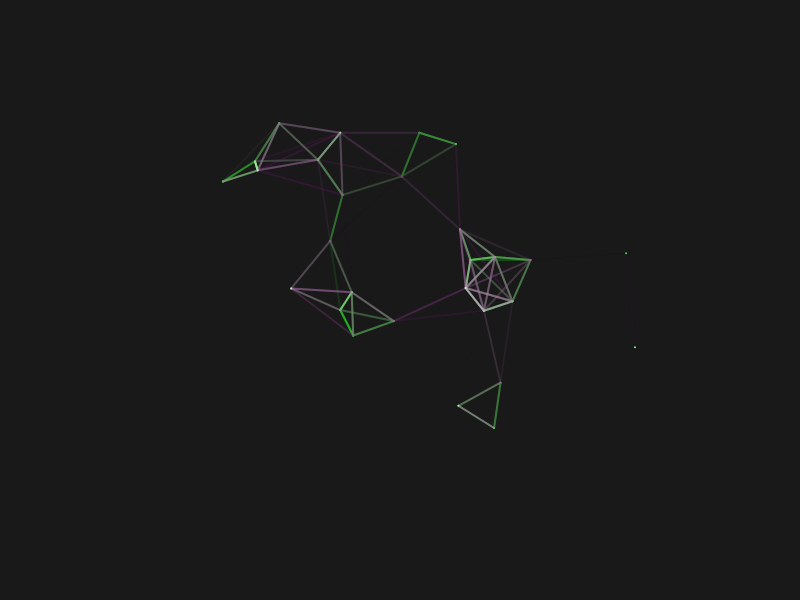
Frame 1 (no input)
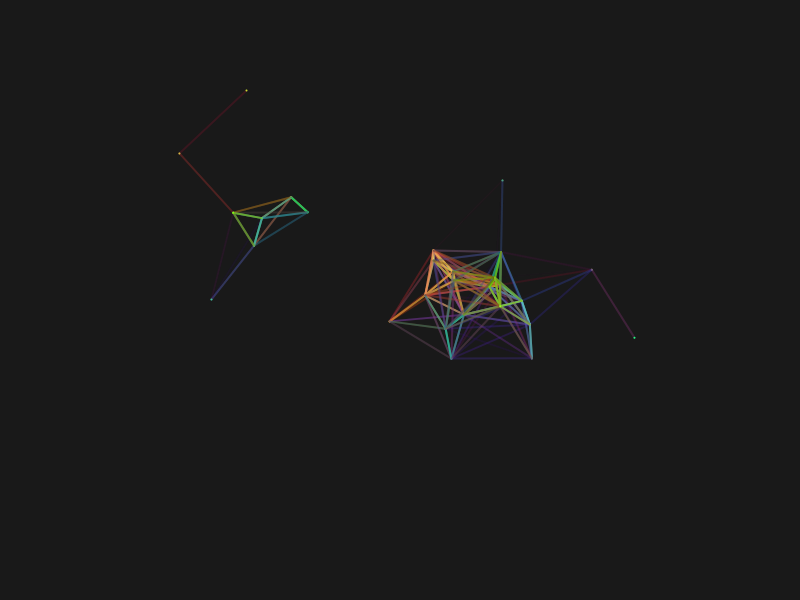
Frame 60 (no input)
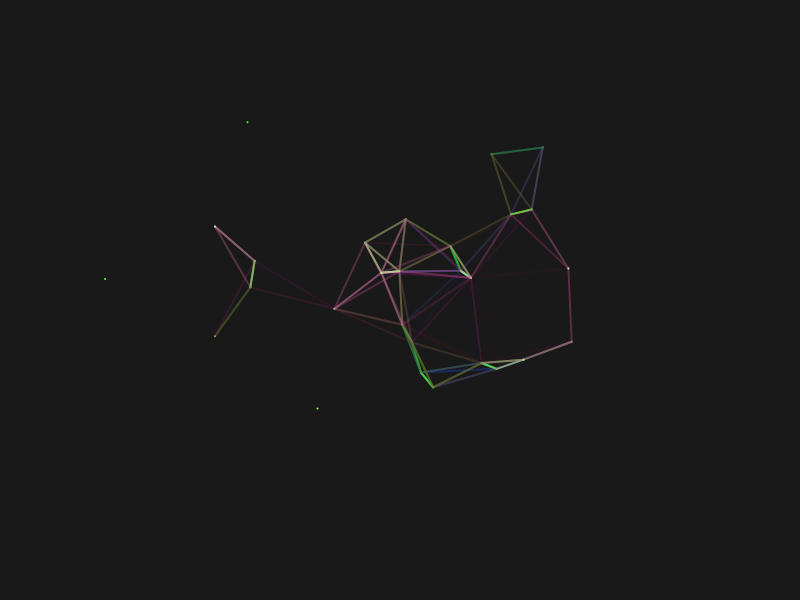
Frame 120 (the mouse pressed at the canvas centre since frame 60)

The p5.js sketch that drew these frames (run headless with seeded random() and noise() and a simulated clock; from frame 60 on, the mouse is pressed at the canvas centre):

// p5.js sketch
// ── sketch.js
/*
* Cameron Steele
* Github: manosteele91827
*
* A Direct P5.js port of ceriwestcott's ConnectedLines project
*
* Based Off: https://github.com/ceriwestcott/ConnectedLines
* By ceriwestcott
*/
var ring = [];
var looping = true;
var distance = 100;
var ds = 0.2;
var colr = function(start,end,use){
  this.val = start;
  this.end = end;
  this.next = function(){
    if(this.val === this.end){
      this.val = 1;
    }else{
      this.val++;
    }
  };
  this.maybe = function(){
    if(random(0,1)){
      this.next();
    }
  }; 
  
}

var c1 = new colr(255,255,false);
var c2 = new colr(200,200,false);


function setup() {
  createCanvas(800,600);
  background(25);
  for(var i = 0; i < 28; i++){
    ring.push(new Ring()); 
  }
}

function mouseClicked(){
  var r = new Ring();
  r.pos.x = mouseX;
  r.pos.y = mouseY;
  ring.push(r);
  if(looping){
    looping = false;
    noLoop();
  }else{
    looping = true;
    loop();
  }
}

function draw() {
  background(25);
  for(var z = 0; z < ring.length; z++ ){
    ring[z].show();
    ring[z].update();
  }
  
  for(var i = 0; i < ring.length; i++ ){
    for(var j = 0; j < ring.length; j++ ){
      if(dist(ring[i].pos.x,ring[i].pos.y,ring[j].pos.x,ring[j].pos.y) < distance){
        var dis = dist(ring[i].pos.x,ring[i].pos.y,ring[j].pos.x,ring[j].pos.y);
        var alph = map(dis,distance,0,0,255);
        strokeWeight(2);
        stroke(c1.val, alph, c2.val,alph);
        c1.next();
        c2.maybe();
        line(ring[i].pos.x,ring[i].pos.y,ring[j].pos.x,ring[j].pos.y);
      }
    }  
  }
}

function keyPressed(){
  if(keyCode == 38){
    distance += 5;
  }else if(keyCode == 40){
    distance -= 5;
  }
}
// ── ring.js
var Ring = function(){
  this.pos = createVector(random(0,width),random(0,height));
  this.xspeed = random(0,0.5);
  this.t = createVector(random(0,width),random(0,height));
  
  this.show = function(){
    noFill();
    stroke(0,0);
    strokeWeight(4);
    ellipse(this.pos.x,this.pos.y,30,30);
  }
  
  this.update = function(){
    this.t.x += 0.005;
    this.t.y += 0.005;
    this.pos.x = noise(this.t.x);
    this.pos.y = noise(this.t.y);
    this.pos.y = map(this.pos.y,0,1,0,height);
    this.pos.x = map(this.pos.x,0,1,0,width);
  }
};
